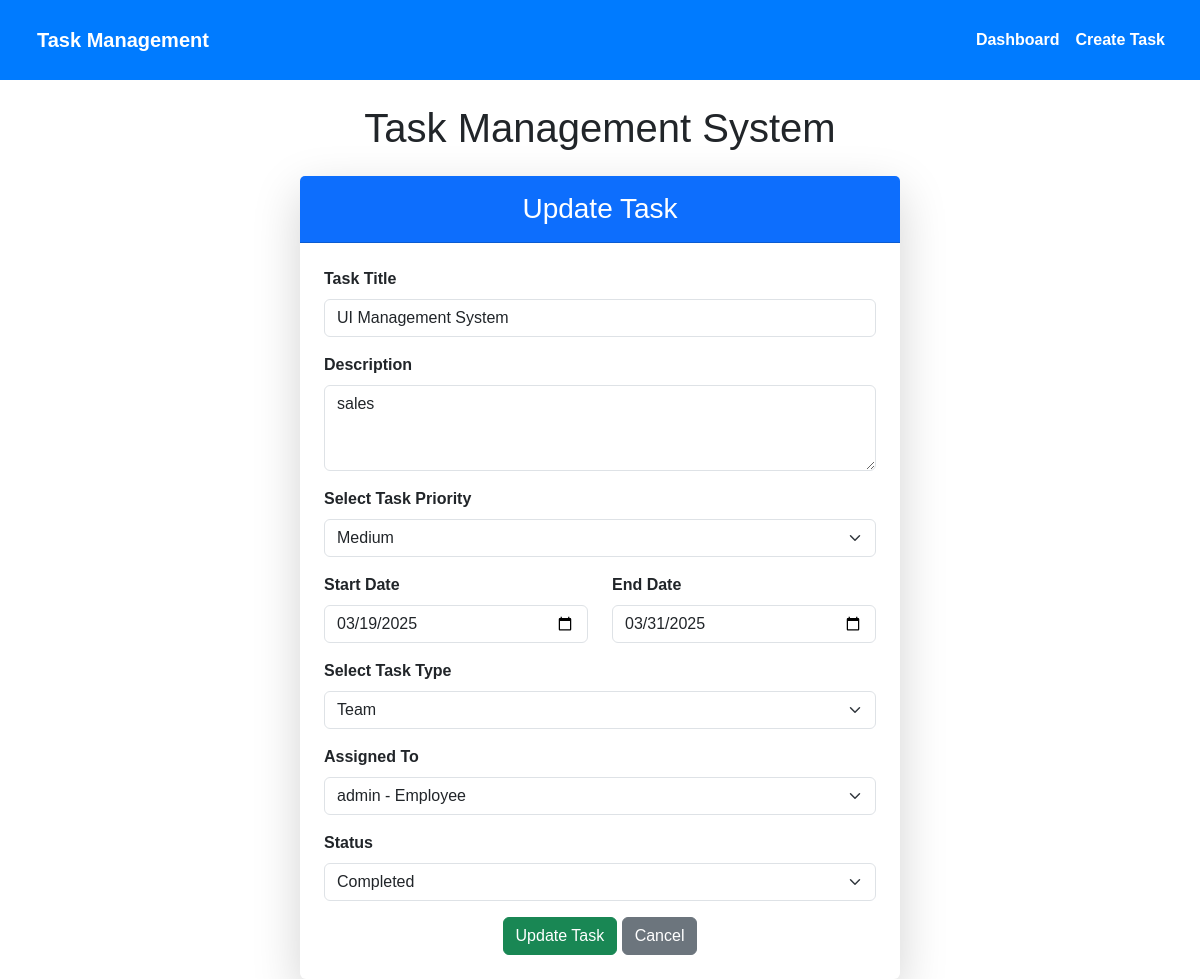
Page /update/1/ (signed in) on the committed database.
### task/models.py (models this page shows, shortened)
class TaskAssignment(models.Model):
    STATUS_CHOICES = [
        ('Pending', 'Pending'),
        ('In Progress', 'In Progress'),
        ('Completed', 'Completed')
    ]
    assignment_id = models.AutoField(primary_key=True)
    task = models.ForeignKey(Task, on_delete=models.CASCADE, related_name='assignments',
                            help_text="The task being assigned")
    employee = models.ForeignKey(Employee, on_delete=models.CASCADE, related_name='assigned_tasks',
                                help_text="The employee to whom the task is assigned")
    assigned_by = models.ForeignKey(User, on_delete=models.CASCADE, related_name='tasks_assigned',
                                   help_text="The user who assigned the task")
    assigned_date = models.DateTimeField(auto_now_add=True, help_text="The date the task was assigned")
    status = models.CharField(max_length=200, choices=STATUS_CHOICES, default='Pending',
                             help_text="The current status of the task")
    completed_at = models.DateTimeField(null=True, blank=True, help_text="The date the task was completed")

class Task(models.Model):
    TASK_PRIORITY_CHOICES = [
        ('High', 'High'),
        ('Medium', 'Medium'),
        ('Low', 'Low')
    ]
    TASK_TYPE_CHOICES = [
        ('Individual', 'Individual'),
        ('Team', 'Team')
    ]
    task_id = models.AutoField(primary_key=True)
    task_title = models.CharField(max_length=100, help_text="The title of the task")
    task_description = models.CharField(max_length=300, help_text="A brief description of the task")
    task_priority = models.CharField(max_length=200, choices=TASK_PRIORITY_CHOICES, default='Medium',
                                    help_text="The priority level of the task")
    start_date = models.DateField(help_text="The start date of the task")
    end_date = models.DateField(help_text="The end date of the task")
    task_type = models.CharField(max_length=50, choices=TASK_TYPE_CHOICES, default='Individual',
                                help_text="The type of task (Individual or Team)")
    created_at = models.DateTimeField(auto_now_add=True, help_text="The date the task was created")
    updated_at = models.DateTimeField(auto_now=True, help_text="The date the task was last updated")

### task/views.py (the view, shortened to what this page needs)
# urls.py: path('update/<int:assignment_id>/', views.update_task, name='update_task'),
@login_required
def update_task(request, assignment_id):
    assignment = get_object_or_404(TaskAssignment, assignment_id=assignment_id)
    if not (request.user == assignment.assigned_by or request.user.is_superuser or request.user.groups.filter(name__in=['TeamLeader', 'Manager']).exists()):
        messages.error(request, "You do not have permission to update this task.")
        return redirect('dashboard')
    if request.user.is_superuser:
        employees = Employee.objects.all()  # Admins see all employees
    elif request.user.groups.filter(name__in=['TeamLeader', 'Manager']).exists():
        employees = Employee.objects.filter(profile_manager_user=request.user)  # Employees under this manager
    else:
        employees = []  # Regular employees can't reassign tasks
    context = {
        'assignment': assignment,
        'employees': employees,
    }
    return render(request, 'update_task.html', context)

### task/models.py (called while the page is built)
    def __str__(self):
        return f"{self.user.username} - Employee"

### task/templates/update_task.html (shortened to what this page needs)
{% extends 'base.html' %}
{% block content %}
<div class="container d-flex justify-content-center align-items-center min-vh-100">
    <div class="card shadow-lg border-0 rounded-lg" style="max-width: 600px; width: 100%;">
        <div class="card-header bg-primary text-white text-center py-3">
            <h3 class="mb-0"> Update Task</h3>
        </div>
        <div class="card-body p-4">
            <form method="POST">
                <div class="mb-3">
                    <label class="form-label"><strong>Task Title</strong></label>
                    <input type="text" name="task_title" class="form-control" value="{{ assignment.task.task_title }}" required>
                </div>
                <div class="mb-3">
                    <label class="form-label"><strong>Description</strong></label>
                    <textarea name="task_description" class="form-control" rows="3" required>{{ assignment.task.task_description }}</textarea>
                </div>
                <div class="mb-3">
                    <label class="form-label"><strong>Select Task Priority</strong></label>
                    <select name="task_priority" class="form-select" required>
                        <option value="Medium" {% if assignment.task.task_priority == 'Medium' %}selected{% endif %}>Medium</option>
                    </select>
                </div>
                <div class="row">
                    <div class="col-md-6 mb-3">
                        <label class="form-label"><strong>Start Date</strong></label>
                        <input type="date" name="start_date" class="form-control" value="{{ assignment.task.start_date|date:'Y-m-d' }}" required>
                    </div>
                    <div class="col-md-6 mb-3">
                        <label class="form-label"><strong>End Date</strong></label>
                        <input type="date" name="end_date" class="form-control" value="{{ assignment.task.end_date|date:'Y-m-d' }}" required>
                    </div>
                </div>
                <div class="mb-3">
                    <label class="form-label"><strong>Select Task Type</strong></label>
                    <select name="task_type" class="form-select" required>
                        <option value="Team" {% if assignment.task.task_type == 'Team' %}selected{% endif %}>Team</option>
                    </select>
                </div>
                <div class="mb-3">
                    <label class="form-label"><strong>Assigned To</strong></label>
                    <select name="assigned_to" class="form-select" required>
                        {% for emp in employees %}
                            <option value="{{ emp }}" {% if emp == assignment.employee.user.username %}selected{% endif %}>{{ emp }}</option>
                        {% endfor %}
                    </select>
                </div>
                <div class="mb-3">
                    <label class="form-label"><strong>Status</strong></label>
                    <select name="status" class="form-select" required>
                        <option value="Completed" {% if assignment.status == 'Completed' %}selected{% endif %}>Completed</option>
                    </select>
                </div>
                <div class="text-center">
                    <button type="submit" class="btn btn-success"> Update Task</button>
                    <a href="{% url 'dashboard' %}" class="btn btn-secondary"> Cancel</a>
                </div>
            </form>
        </div>
    </div>
</div>
{% endblock %}

### task/templates/base.html (style rules this page uses)
body { font-family: Arial, sans-serif; margin: 0; padding: 0; }
.container { margin-top: 20px; }

### rows in the picture
TaskAssignment: task_title "UI Management System", task_description "sales", task_priority "Medium", start_date "03/19/2025", end_date "03/31/2025", task_type "Team", status "Completed"

### other values in the picture
form field assigned_to "admin - Employee"
